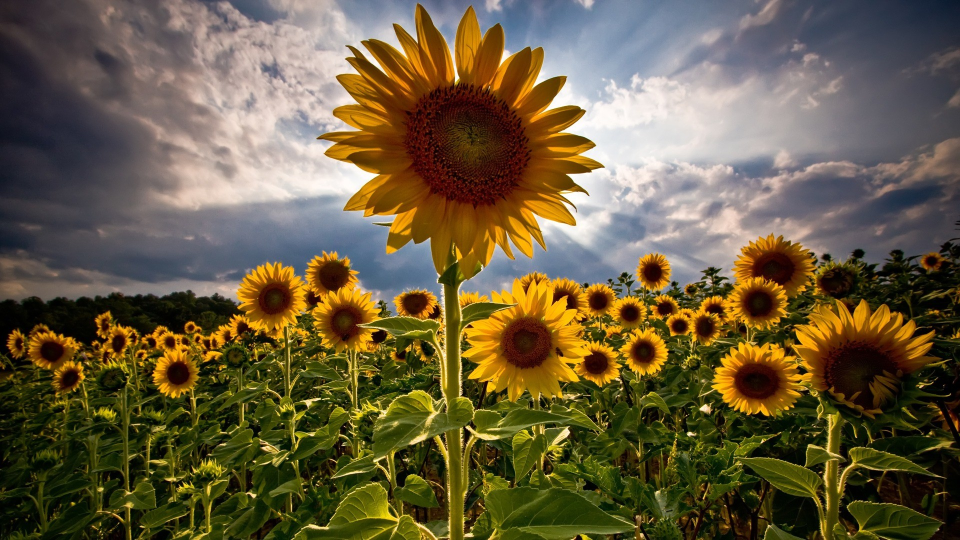
#> input picture 1.jpg, 1920 x 1080 px (shown at 1/2 size)
$ jupyter execute Filters.ipynb   (shell and % lines are left out)
#> lines starting #> are read from the running program, lines starting #| are printed output that depends on the picture; after the words box and inside, x2 and y2 are one past the last pixel; in counts of white or black regions, pixels touching at a corner belong together
[cell 1]
import cv2
import matplotlib.pyplot as plt
import matplotlib.image as mpimg
import numpy as np

img = cv2.imread('./1.jpg')
#> img is the input picture: shape (1080, 1920, 3); mean B, G, R 63.4, 92.1, 104.7

#resizing the  image
scale_percent = 30
width = int(img.shape[1] * scale_percent / 100)
#> width = 576
height = int(img.shape[0] * scale_percent / 100)
#> height = 324
dim = (width, height)
#> dim = (576, 324)
img = cv2.resize(img, dim, interpolation = cv2.INTER_AREA)
#> img: shape (324, 576, 3)

#gray scale conversion
gray = cv2.cvtColor(img, cv2.COLOR_BGR2GRAY)

#hist = cv2.calcHist([img],[gray],None,[256],[0,256])
plt.hist(gray.ravel(), bins=256, range=(0, 255), fc='k', ec='k')
plt.legend(('hst'), loc = 'upper left')

plt.show()
#> figure, not shown here; tallest bar 1417 high, from x = 60.76 to 61.76

cv2.imshow('Image',img)
cv2.waitKey(0)

cv2.imshow('Gray Image',gray)

cv2.waitKey(0)

img_neg = 255 - img

cv2.imshow('Negative Image',img_neg)

cv2.waitKey(0)
# [7 lines of commented-out code are left out]

kernel = np.ones((5,5),np.float32)/25
dst = cv2.filter2D(gray,-1,kernel)
cv2.imshow('5x5 Filter',dst)
cv2.waitKey(0)


kernel = np.ones((3,3),np.float32)/9
dst = cv2.filter2D(gray,-1,kernel)
cv2.imshow('3x3 Filter',dst)
cv2.waitKey(0)


median = cv2.medianBlur(gray, 5)
cv2.imshow('Median Blur', median)
cv2.waitKey(0)


cv2.destroyAllWindows()

#plt.imshow(img)
#plt.colorbar()

[cell 2]
# import the necessary packages
from skimage.exposure import rescale_intensity
import numpy as np
import argparse
import cv2

def convolve(image, kernel):
    # grab the spatial dimensions of the image, along with
    # the spatial dimensions of the kernel
    (iH, iW) = image.shape[:2]
    (kH, kW) = kernel.shape[:2]
    # allocate memory for the output image, taking care to
    # "pad" the borders of the input image so the spatial
    # size (i.e., width and height) are not reduced
    pad = (kW - 1) // 2
    image = cv2.copyMakeBorder(image, pad, pad, pad, pad,cv2.BORDER_REPLICATE)
    output = np.zeros((iH, iW), dtype="float32")
    # loop over the input image, "sliding" the kernel across
    # each (x, y)-coordinate from left-to-right and top to
    # bottom
    for y in np.arange(pad, iH + pad):
        for x in np.arange(pad, iW + pad):
            # extract the ROI of the image by extracting the
            # *center* region of the current (x, y)-coordinates
            # dimensions
            roi = image[y - pad:y + pad + 1, x - pad:x + pad + 1]
            # perform the actual convolution by taking the
            # element-wise multiplicate between the ROI and
            # the kernel, then summing the matrix
            k = (roi * kernel).sum()
            # store the convolved value in the output (x,y)-
            # coordinate of the output image
            output[y - pad, x - pad] = k
    # rescale the output image to be in the range [0, 255]
    output = rescale_intensity(output, in_range=(0, 255))
    output = (output * 255).astype("uint8")
    # return the output image
    return output

# ap = argparse.ArgumentParser()
# ap.add_argument("-i", "--image", required=True,
#     help="path to the input image")
# args = vars(ap.parse_args())
# construct average blurring kernels used to smooth an image
smallBlur = np.ones((7, 7), dtype="float") * (1.0 / (7 * 7))
largeBlur = np.ones((21, 21), dtype="float") * (1.0 / (21 * 21))
# construct a sharpening filter
sharpen = np.array((
    [0, -1, 0],
    [-1, 5, -1],
    [0, -1, 0]), dtype="int")


kernelBank = (
    ("small_blur", smallBlur),
    ("large_blur", largeBlur),
    ("sharpen", sharpen)
)

img = cv2.imread('./1.jpg')
scale_percent = 30
width = int(img.shape[1] * scale_percent / 100)
height = int(img.shape[0] * scale_percent / 100)
dim = (width, height)
img = cv2.resize(img, dim, interpolation = cv2.INTER_AREA)

gray = cv2.cvtColor(img, cv2.COLOR_BGR2GRAY)
# loop over the kernels
for (kernelName, kernel) in kernelBank:
    # apply the kernel to the grayscale image using both
    # our custom `convole` function and OpenCV's `filter2D`
    # function
    print("[INFO] applying {} kernel".format(kernelName))
    convoleOutput = convolve(gray, kernel)
    opencvOutput = cv2.filter2D(gray, -1, kernel)
    # show the output images
    cv2.imshow("original", gray)
    cv2.imshow("{} - convole".format(kernelName), convoleOutput)
    cv2.imshow("{} - opencv".format(kernelName), opencvOutput)
    cv2.waitKey(0)
    cv2.destroyAllWindows()

[cell 3]
import numpy as np
import cv2
# Read the image in greyscale
img = cv2.imread('./1.jpg',0)
#> img: shape (1080, 1920); min 0, max 255, mean 92.5
scale_percent = 15
width = int(img.shape[1] * scale_percent / 100)
#> width = 288
height = int(img.shape[0] * scale_percent / 100)
#> height = 162
dim = (width, height)
#> dim = (288, 162)
img = cv2.resize(img, dim, interpolation = cv2.INTER_AREA)
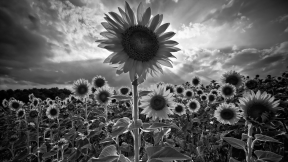
#> img: shape (162, 288); min 0, max 254, mean 92.5
#Iterate over each pixel and change pixel value to binary using np.binary_repr() and store it in a list.
lst = []
for i in range(img.shape[0]):
    for j in range(img.shape[1]):
         lst.append(np.binary_repr(img[i][j] ,width=8)) # width = no. of bits
#> after the loop, lst = 46656 items

# We have a list of strings where each string represents binary pixel value. To extract bit planes we need to iterate over the strings and store the characters corresponding to bit planes into lists.
# Multiply with 2^(n-1) and reshape to reconstruct the bit image.
eight_bit_img = (np.array([int(i[0]) for i in lst],dtype = np.uint8) * 128).reshape(img.shape[0],img.shape[1])
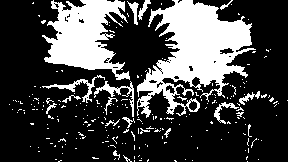
#> eight_bit_img: shape (162, 288); values 0 (black) and 128 (white), 27.1% white; 232 white regions (213 under 20 px), largest, box (x1, y1, x2, y2) and area: (137, 0, 256, 118) 6660, (42, 0, 130, 80) 3916, (42, 75, 105, 103) 290
seven_bit_img = (np.array([int(i[1]) for i in lst],dtype = np.uint8) * 64).reshape(img.shape[0],img.shape[1])
#> seven_bit_img: shape (162, 288); values 0 (black) and 64 (white), 42.7% white; 286 white regions (261 under 20 px), largest, box (x1, y1, x2, y2) and area: (0, 0, 230, 162) 12218, (193, 0, 288, 105) 3628, (215, 89, 280, 157) 790
six_bit_img = (np.array([int(i[2]) for i in lst],dtype = np.uint8) * 32).reshape(img.shape[0],img.shape[1])
#> six_bit_img: shape (162, 288); values 0 (black) and 32 (white), 47.4% white; 290 white regions (267 under 20 px), largest, box (x1, y1, x2, y2) and area: (0, 0, 288, 162) 17750, (0, 0, 35, 81) 1546, (248, 0, 288, 18) 425
five_bit_img = (np.array([int(i[3]) for i in lst],dtype = np.uint8) * 16).reshape(img.shape[0],img.shape[1])
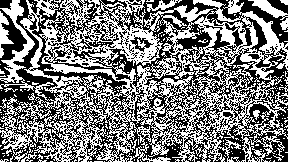
#> five_bit_img: shape (162, 288); values 0 (black) and 16 (white), 49% white in thin lines or dots
four_bit_img = (np.array([int(i[4]) for i in lst],dtype = np.uint8) * 8).reshape(img.shape[0],img.shape[1])
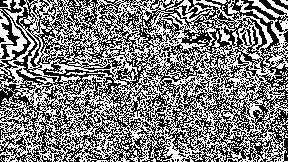
#> four_bit_img: shape (162, 288); values 0 (black) and 8 (white), 49.9% white in thin lines or dots
three_bit_img = (np.array([int(i[5]) for i in lst],dtype = np.uint8) * 4).reshape(img.shape[0],img.shape[1])
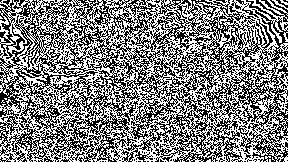
#> three_bit_img: shape (162, 288); values 0 (black) and 4 (white), 50.4% white; black in thin lines or dots
two_bit_img = (np.array([int(i[6]) for i in lst],dtype = np.uint8) * 2).reshape(img.shape[0],img.shape[1])
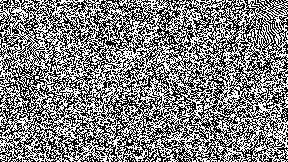
#> two_bit_img: shape (162, 288); values 0 (black) and 2 (white), 50.2% white; black in thin lines or dots
one_bit_img = (np.array([int(i[7]) for i in lst],dtype = np.uint8) * 1).reshape(img.shape[0],img.shape[1])
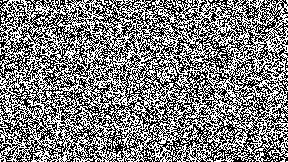
#> one_bit_img: shape (162, 288); values 0 (black) and 1 (white), 49.8% white in thin lines or dots

#Concatenate these images for ease of display using cv2.hconcat()
finalr = cv2.hconcat([eight_bit_img,seven_bit_img,six_bit_img,five_bit_img])
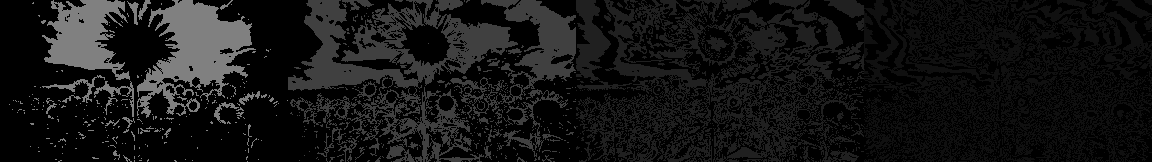
#> finalr: shape (162, 1152); min 0, max 128, mean 21.3
finalv =cv2.hconcat([four_bit_img,three_bit_img,two_bit_img,one_bit_img])
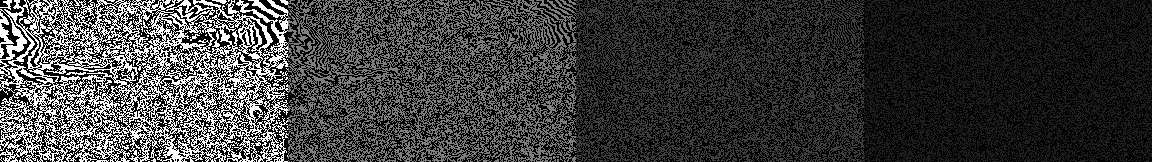
#> finalv: shape (162, 1152); min 0, max 8, mean 1.88; drawn with min black and max white

# Vertically concatenate
cv2.imshow('a',finalr)
cv2.waitKey(0)
#> Out = 27
# [7 lines of commented-out code are left out]

[cell 4]
import cv2
import numpy as np

# Open the image.
img = cv2.imread('./1.jpg')
scale_percent = 30
width = int(img.shape[1] * scale_percent / 100)
#> width = 576
height = int(img.shape[0] * scale_percent / 100)
#> height = 324
dim = (width, height)
#> dim = (576, 324)
img = cv2.resize(img, dim, interpolation = cv2.INTER_AREA)

for gamma in [0.1, 0.5, 1.2, 2.2]:

    # Apply gamma correction.
    gamma_corrected = np.array(255*(img / 255) ** gamma, dtype = 'uint8')

    # Save edited images.
    cv2.imshow('gamma_transformed'+str(gamma)+'.jpg', gamma_corrected)
    cv2.waitKey(0)
#> this loop made 4 passes
#> pass 2, `gamma_corrected = np.array(255*(img / 255) ** gamma, dtype = 'uint8')`:
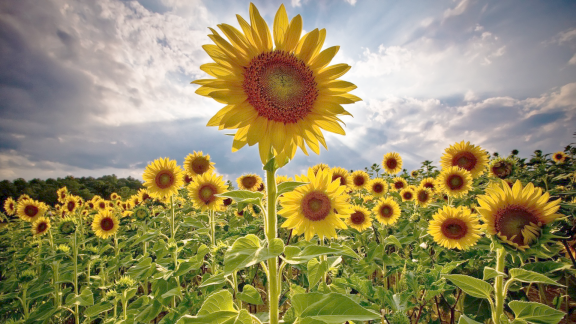
#> gamma_corrected: shape (324, 576, 3); mean B, G, R 101.7, 143, 152.8

cv2.destroyAllWindows();
